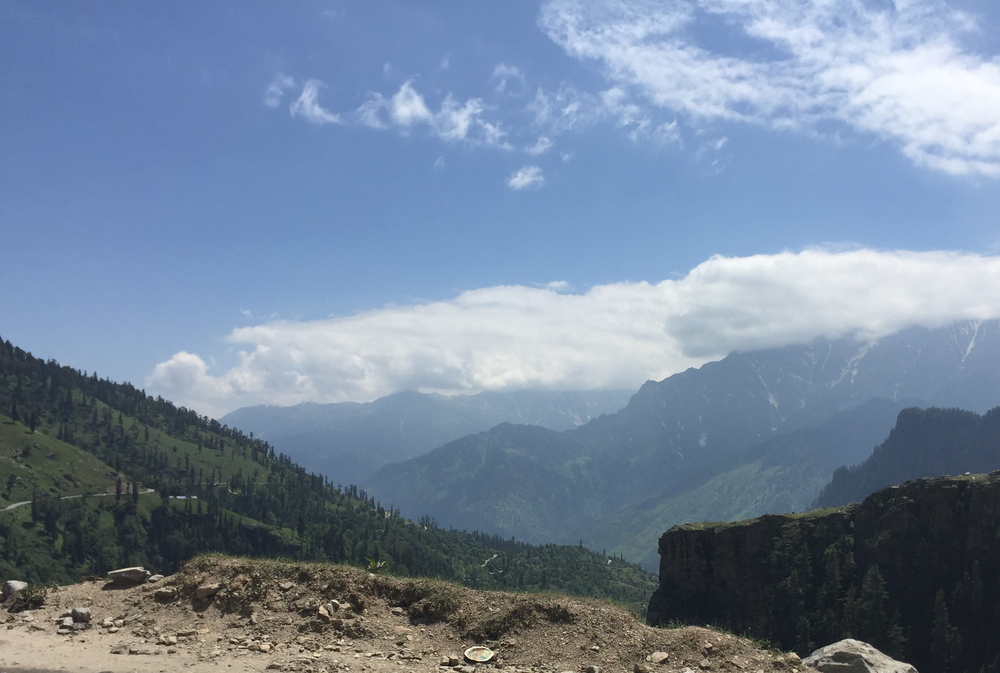
#> input picture fourth_class/nature.png, 1000 x 673 px, shrunk from 2700 x 1818 before the run
$ python segmentation.py
#> lines starting #> are read from the running program, lines starting #| are printed output that depends on the picture; after the words box and inside, x2 and y2 are one past the last pixel; in counts of white or black regions, pixels touching at a corner belong together
import cv2
from matplotlib import pyplot as plt
import numpy as np

def enhancement(img, brightness=10, contrast=2.3):
    image2 = cv2.addWeighted(img, contrast, np.zeros(img.shape, img.dtype), 0, brightness)
    return image2

def low_contrast_segmentation(img, threshold=30):
    _, segmented_img = cv2.threshold(cv2.cvtColor(img, cv2.COLOR_BGR2GRAY), threshold, 255, cv2.THRESH_BINARY)
    return segmented_img

# Read the input colored image
img = cv2.imread('nature.png')
#> img is the input picture: shape (673, 1000, 3); mean B, G, R 156.3, 134.2, 116.8


# Segment the low contrast areas
segmented_img = low_contrast_segmentation(img, threshold=30)
#> in low_contrast_segmentation, `_, segmented_img = cv2.threshold(cv2.cvtColor(img, cv2.COLOR_BGR2GRAY)..`:
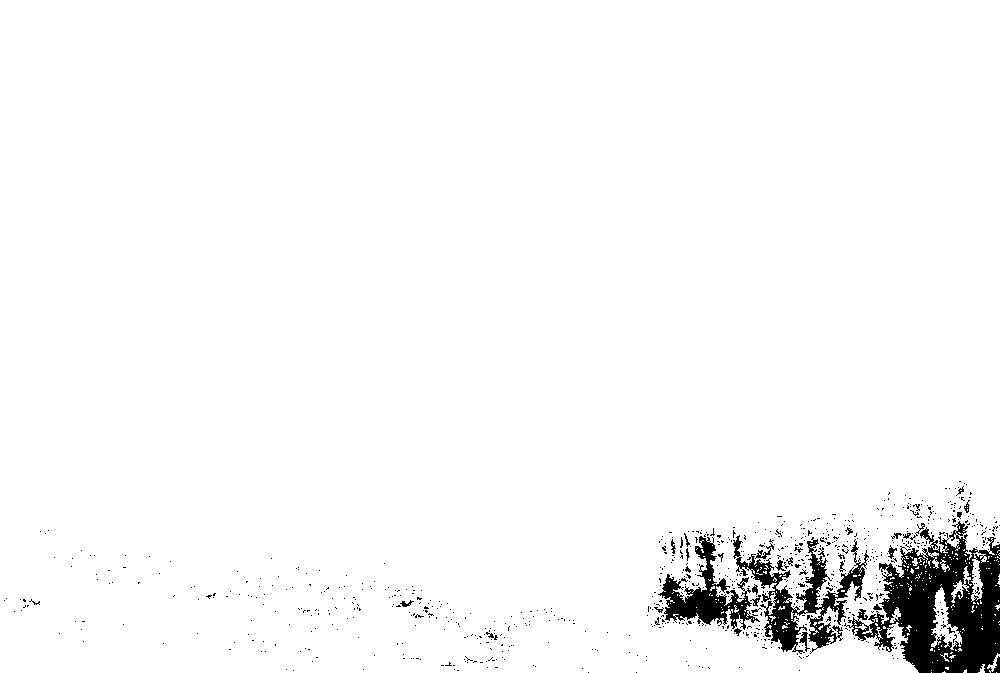
#> segmented_img: shape (673, 1000); 96.7% white; 784 black regions (750 under 20 px), largest, box (x1, y1, x2, y2) and area: (844, 521, 1000, 673) 11647, (733, 535, 869, 654) 4475, (658, 536, 760, 630) 3100


# Create a figure to display the images and plots
plt.figure(figsize=(18, 6))

# Display the original image
plt.subplot(1, 3, 1)
plt.imshow(cv2.cvtColor(img, cv2.COLOR_BGR2RGB))
plt.title('Original Image')
plt.axis('off')


# Display the segmented image
plt.subplot(1, 3, 3)
plt.imshow(segmented_img, cmap='gray')
plt.title('Segmented Low Contrast Areas')
plt.axis('off')


# Show the combined plots
plt.show()
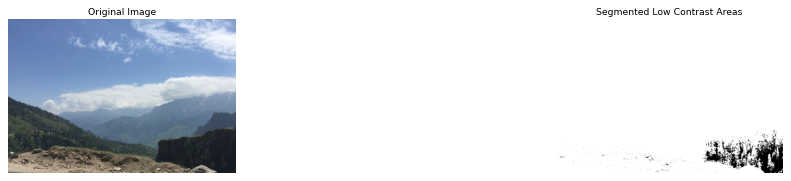
#> figure drawn by matplotlib, 2 panels
